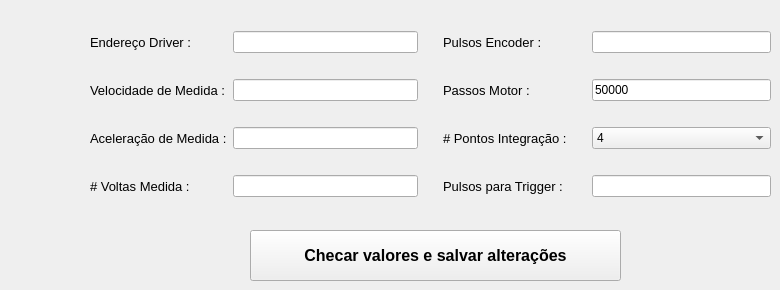
    <widget class="QWidget" name="tab_5">
     <attribute name="title">
      <string>Parâmetros</string>
     </attribute>
     <widget class="QPushButton" name="pb_SalvarParametros">
      <property name="geometry">
       <rect>
        <x>250</x>
        <y>230</y>
        <width>371</width>
        <height>51</height>
       </rect>
      </property>
      <property name="font">
       <font>
        <pointsize>12</pointsize>
        <weight>75</weight>
        <bold>true</bold>
       </font>
      </property>
      <property name="text">
       <string>Checar valores e salvar alterações</string>
      </property>
      <property name="icon">
       <iconset>
        <normaloff>../Imagens/1351621493_Burn Disk.png</normaloff>../Imagens/1351621493_Burn Disk.png</iconset>
      </property>
      <property name="iconSize">
       <size>
        <width>35</width>
        <height>35</height>
       </size>
      </property>
     </widget>
     <widget class="QWidget" name="layoutWidget_2">
      <property name="geometry">
       <rect>
        <x>90</x>
        <y>30</y>
        <width>681</width>
        <height>171</height>
       </rect>
      </property>
      <layout class="QHBoxLayout" name="horizontalLayout">
       <property name="spacing">
        <number>25</number>
       </property>
       <property name="margin">
        <number>0</number>
       </property>
       <item>
        <layout class="QGridLayout" name="gridLayout_2">
         <property name="margin">
          <number>0</number>
         </property>
         <property name="horizontalSpacing">
          <number>6</number>
         </property>
         <item row="0" column="0">
          <widget class="QLabel" name="label_4">
           <property name="font">
            <font>
             <pointsize>10</pointsize>
            </font>
           </property>
           <property name="text">
            <string>Endereço Driver :</string>
           </property>
          </widget>
         </item>
         <item row="0" column="1">
          <widget class="QLineEdit" name="le_EndDriver"/>
         </item>
         <item row="1" column="0">
          <widget class="QLabel" name="label_5">
           <property name="font">
            <font>
             <pointsize>10</pointsize>
            </font>
           </property>
           <property name="text">
            <string>Velocidade de Medida :</string>
           </property>
          </widget>
         </item>
         <item row="1" column="1">
          <widget class="QLineEdit" name="le_VelMedida">
           <property name="text">
            <string/>
           </property>
          </widget>
         </item>
         <item row="2" column="0">
          <widget class="QLabel" name="label_6">
           <property name="font">
            <font>
             <pointsize>10</pointsize>
            </font>
           </property>
           <property name="text">
            <string>Aceleração de Medida :</string>
           </property>
          </widget>
         </item>
         <item row="2" column="1">
          <widget class="QLineEdit" name="le_AceMedida"/>
         </item>
         <item row="3" column="0">
          <widget class="QLabel" name="label_7">
           <property name="font">
            <font>
             <pointsize>10</pointsize>
            </font>
           </property>
           <property name="text">
            <string># Voltas Medida :</string>
           </property>
          </widget>
         </item>
         <item row="3" column="1">
          <widget class="QLineEdit" name="le_NVoltas"/>
         </item>
        </layout>
       </item>
       <item>
        <layout class="QGridLayout" name="gridLayout_3">
         <item row="0" column="0">
          <widget class="QLabel" name="label_8">
           <property name="font">
            <font>
             <pointsize>10</pointsize>
            </font>
           </property>
           <property name="text">
            <string>Pulsos Encoder :</string>
           </property>
          </widget>
         </item>
         <item row="0" column="1">
          <widget class="QLineEdit" name="le_PulsosEncoder"/>
         </item>
         <item row="1" column="0">
          <widget class="QLabel" name="label_9">
           <property name="font">
            <font>
             <pointsize>10</pointsize>
            </font>
           </property>
           <property name="text">
            <string>Passos Motor :</string>
           </property>
          </widget>
         </item>
         <item row="1" column="1">
          <widget class="QLineEdit" name="le_PassosMotor">
           <property name="text">
            <string>50000</string>
           </property>
          </widget>
         </item>
         <item row="2" column="0">
          <widget class="QLabel" name="label_12">
           <property name="font">
            <font>
             <pointsize>10</pointsize>
            </font>
           </property>
           <property name="text">
            <string># Pontos Integração :</string>
           </property>
          </widget>
         </item>
         <item row="2" column="1">
          <widget class="QComboBox" name="cb_PontosIntegracao">
           <item>
            <property name="text">
             <string>4</string>
            </property>
           </item>
           <item>
            <property name="text">
             <string>8</string>
            </property>
           </item>
           <item>
            <property name="text">
             <string>16</string>
            </property>
           </item>
           <item>
            <property name="text">
             <string>32</string>
            </property>
           </item>
           <item>
            <property name="text">
             <string>64</string>
            </property>
           </item>
           <item>
            <property name="text">
             <string>128</string>
            </property>
           </item>
           <item>
            <property name="text">
             <string>256</string>
            </property>
           </item>
           <item>
            <property name="text">
             <string>512</string>
            </property>
           </item>
          </widget>
         </item>
         <item row="3" column="0">
          <widget class="QLabel" name="label_13">
           <property name="font">
            <font>
             <pointsize>10</pointsize>
            </font>
           </property>
           <property name="text">
            <string>Pulsos para Trigger :</string>
           </property>
          </widget>
         </item>
         <item row="3" column="1">
          <widget class="QLineEdit" name="le_TriggerAlinhamento"/>
         </item>
        </layout>
       </item>
      </layout>
     </widget>
    </widget>
